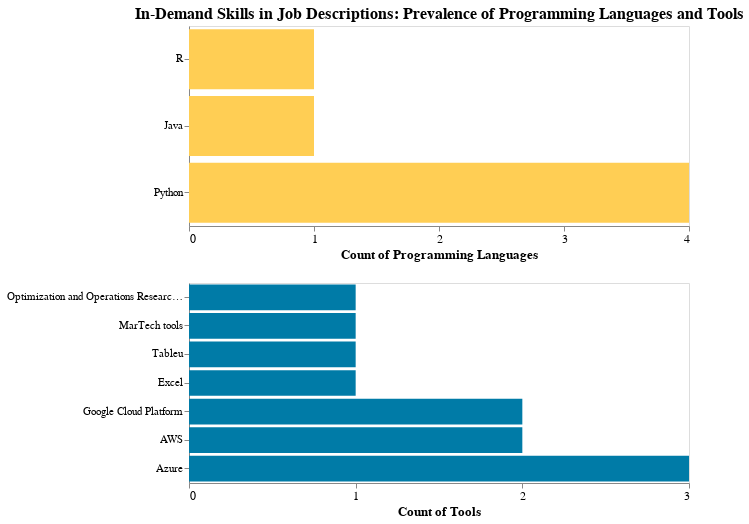

Here is the notebook cell this chart was saved with:
### Code cell
visualize_info(y, t)

### Figure 1 — Vega-Lite specification as saved in the notebook (floating-point values rounded to 4 significant figures)
{"config": {"view": {"continuousWidth": 400, "continuousHeight": 300}}, "vconcat": [{"data": {"name": "data-8cac6322a9cb1f16572e8f2df4d06b45"}, "mark": {"type": "bar", "color": "#FFCE54"}, "encoding": {"x": {"aggregate": "count", "axis": {"grid": false, "labelFontSize": 12, "tickMinStep": 1, "titleFontSize": 13}, "title": "Count of Programming Languages", "type": "quantitative"}, "y": {"axis": {"labelFontSize": 11}, "field": "Programming Languages", "sort": "x", "title": null, "type": "nominal"}}, "height": 200, "title": {"text": "In-Demand Skills in Job Descriptions: Prevalence of Programming Languages and Tools", "fontSize": 16}, "width": 500}, {"data": {"name": "data-1ad48e13ad34c36a0b8c6166bb400cba"}, "mark": {"type": "bar", "color": "#007BA7"}, "encoding": {"x": {"aggregate": "count", "axis": {"grid": false, "labelFontSize": 12, "tickMinStep": 1, "titleFontSize": 13}, "title": "Count of Tools", "type": "quantitative"}, "y": {"axis": {"labelFontSize": 11}, "field": "Tools", "sort": "x", "title": null, "type": "nominal"}}, "height": 200, "width": 500}], "$schema": "https://vega.github.io/schema/vega-lite/v4.17.0.json", "datasets": {"data-8cac6322a9cb1f16572e8f2df4d06b45": [{"Programming Languages": "Python"}, {"Programming Languages": "Python"}, {"Programming Languages": "R"}, {"Programming Languages": "Java"}, {"Programming Languages": "Python"}, {"Programming Languages": "Python"}], "data-1ad48e13ad34c36a0b8c6166bb400cba": [{"Tools": "Google Cloud Platform"}, {"Tools": "AWS"}, {"Tools": "Azure"}, {"Tools": "Optimization and Operations Research methodologies"}, {"Tools": "MarTech tools"}, {"Tools": "Tableu"}, {"Tools": "Excel"}, {"Tools": "Azure"}, {"Tools": "Google Cloud Platform"}, {"Tools": "AWS"}, {"Tools": "Azure"}]}}
